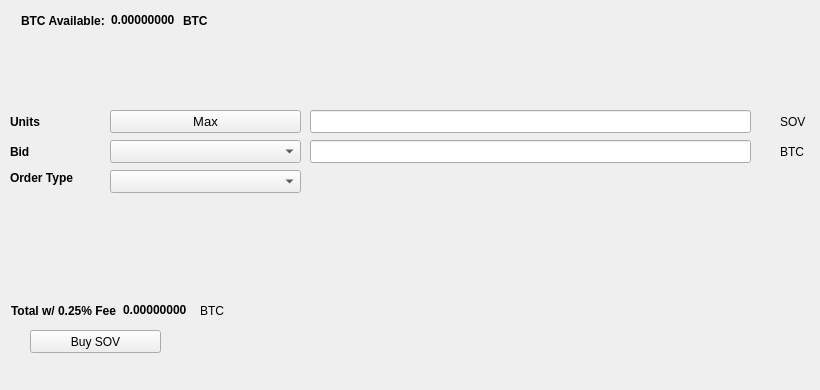
   <widget class="QWidget" name="BuyTab">
    <attribute name="title">
     <string>Buy</string>
    </attribute>
    <widget class="QPushButton" name="BuySOV">
     <property name="geometry">
      <rect>
       <x>30</x>
       <y>330</y>
       <width>131</width>
       <height>23</height>
      </rect>
     </property>
     <property name="text">
      <string>Buy SOV</string>
     </property>
     <property name="icon">
      <iconset resource="../zsov.qrc">
       <normaloff>:/icons/bitcoin</normaloff>:/icons/bitcoin</iconset>
     </property>
    </widget>
    <widget class="QLabel" name="label_3">
     <property name="geometry">
      <rect>
       <x>10</x>
       <y>110</y>
       <width>46</width>
       <height>23</height>
      </rect>
     </property>
     <property name="font">
      <font>
       <weight>75</weight>
       <bold>true</bold>
      </font>
     </property>
     <property name="text">
      <string>Units</string>
     </property>
    </widget>
    <widget class="QLineEdit" name="UnitsInput">
     <property name="geometry">
      <rect>
       <x>310</x>
       <y>110</y>
       <width>441</width>
       <height>23</height>
      </rect>
     </property>
     <property name="font">
      <font>
       <pointsize>9</pointsize>
       <weight>75</weight>
       <bold>true</bold>
      </font>
     </property>
    </widget>
    <widget class="QLineEdit" name="BuyBidPriceEdit">
     <property name="geometry">
      <rect>
       <x>310</x>
       <y>140</y>
       <width>441</width>
       <height>23</height>
      </rect>
     </property>
     <property name="font">
      <font>
       <pointsize>9</pointsize>
       <weight>75</weight>
       <bold>true</bold>
      </font>
     </property>
    </widget>
    <widget class="QLabel" name="label_4">
     <property name="geometry">
      <rect>
       <x>780</x>
       <y>110</y>
       <width>31</width>
       <height>23</height>
      </rect>
     </property>
     <property name="text">
      <string>SOV</string>
     </property>
    </widget>
    <widget class="QLabel" name="label_5">
     <property name="geometry">
      <rect>
       <x>780</x>
       <y>140</y>
       <width>31</width>
       <height>23</height>
      </rect>
     </property>
     <property name="text">
      <string>BTC</string>
     </property>
    </widget>
    <widget class="QLabel" name="label_6">
     <property name="geometry">
      <rect>
       <x>10</x>
       <y>140</y>
       <width>46</width>
       <height>23</height>
      </rect>
     </property>
     <property name="font">
      <font>
       <weight>75</weight>
       <bold>true</bold>
      </font>
     </property>
     <property name="text">
      <string>Bid</string>
     </property>
    </widget>
    <widget class="QLabel" name="label_7">
     <property name="geometry">
      <rect>
       <x>10</x>
       <y>170</y>
       <width>91</width>
       <height>16</height>
      </rect>
     </property>
     <property name="font">
      <font>
       <weight>75</weight>
       <bold>true</bold>
      </font>
     </property>
     <property name="text">
      <string>Order Type</string>
     </property>
    </widget>
    <widget class="QPushButton" name="Buy_Max_Amount">
     <property name="geometry">
      <rect>
       <x>110</x>
       <y>110</y>
       <width>191</width>
       <height>23</height>
      </rect>
     </property>
     <property name="font">
      <font>
       <pointsize>10</pointsize>
      </font>
     </property>
     <property name="text">
      <string>Max</string>
     </property>
    </widget>
    <widget class="QComboBox" name="BuyBidcomboBox">
     <property name="geometry">
      <rect>
       <x>110</x>
       <y>140</y>
       <width>191</width>
       <height>23</height>
      </rect>
     </property>
     <property name="font">
      <font>
       <pointsize>10</pointsize>
      </font>
     </property>
    </widget>
    <widget class="QComboBox" name="buyOrdertypeCombo">
     <property name="geometry">
      <rect>
       <x>110</x>
       <y>170</y>
       <width>191</width>
       <height>23</height>
      </rect>
     </property>
     <property name="font">
      <font>
       <pointsize>10</pointsize>
      </font>
     </property>
    </widget>
    <widget class="QWidget" name="layoutWidget1">
     <property name="geometry">
      <rect>
       <x>21</x>
       <y>11</y>
       <width>227</width>
       <height>19</height>
      </rect>
     </property>
     <layout class="QHBoxLayout" name="horizontalLayout_3">
      <item>
       <widget class="QLabel" name="label232">
        <property name="font">
         <font>
          <weight>75</weight>
          <bold>true</bold>
         </font>
        </property>
        <property name="text">
         <string>BTC Available:</string>
        </property>
       </widget>
      </item>
      <item>
       <widget class="QLabel" name="BtcAvailableLbl">
        <property name="palette">
         <palette>
          <active>
           <colorrole role="WindowText">
            <brush brushstyle="SolidPattern">
             <color alpha="255">
              <red>0</red>
              <green>0</green>
              <blue>0</blue>
             </color>
            </brush>
           </colorrole>
           <colorrole role="Button">
            <brush brushstyle="SolidPattern">
             <color alpha="255">
              <red>0</red>
              <green>170</green>
              <blue>0</blue>
             </color>
            </brush>
           </colorrole>
           <colorrole role="Light">
            <brush brushstyle="SolidPattern">
             <color alpha="255">
              <red>0</red>
              <green>255</green>
              <blue>0</blue>
             </color>
            </brush>
           </colorrole>
           <colorrole role="Midlight">
            <brush brushstyle="SolidPattern">
             <color alpha="255">
              <red>0</red>
              <green>212</green>
              <blue>0</blue>
             </color>
            </brush>
           </colorrole>
           <colorrole role="Dark">
            <brush brushstyle="SolidPattern">
             <color alpha="255">
              <red>0</red>
              <green>85</green>
              <blue>0</blue>
             </color>
            </brush>
           </colorrole>
           <colorrole role="Mid">
            <brush brushstyle="SolidPattern">
             <color alpha="255">
              <red>0</red>
              <green>113</green>
              <blue>0</blue>
             </color>
            </brush>
           </colorrole>
           <colorrole role="Text">
            <brush brushstyle="SolidPattern">
             <color alpha="255">
              <red>0</red>
              <green>170</green>
              <blue>0</blue>
             </color>
            </brush>
           </colorrole>
           <colorrole role="BrightText">
            <brush brushstyle="SolidPattern">
             <color alpha="255">
              <red>255</red>
              <green>255</green>
              <blue>255</blue>
             </color>
            </brush>
           </colorrole>
           <colorrole role="ButtonText">
            <brush brushstyle="SolidPattern">
             <color alpha="255">
              <red>0</red>
              <green>0</green>
              <blue>0</blue>
             </color>
            </brush>
           </colorrole>
           <colorrole role="Base">
            <brush brushstyle="SolidPattern">
             <color alpha="255">
              <red>255</red>
              <green>255</green>
              <blue>255</blue>
             </color>
            </brush>
           </colorrole>
           <colorrole role="Window">
            <brush brushstyle="SolidPattern">
             <color alpha="255">
              <red>0</red>
              <green>170</green>
              <blue>0</blue>
             </color>
            </brush>
           </colorrole>
           <colorrole role="Shadow">
            <brush brushstyle="SolidPattern">
             <color alpha="255">
              <red>0</red>
              <green>0</green>
              <blue>0</blue>
             </color>
            </brush>
           </colorrole>
           <colorrole role="AlternateBase">
            <brush brushstyle="SolidPattern">
             <color alpha="255">
              <red>127</red>
              <green>212</green>
              <blue>127</blue>
             </color>
            </brush>
           </colorrole>
           <colorrole role="ToolTipBase">
            <brush brushstyle="SolidPattern">
             <color alpha="255">
              <red>255</red>
              <green>255</green>
              <blue>220</blue>
             </color>
            </brush>
           </colorrole>
           <colorrole role="ToolTipText">
            <brush brushstyle="SolidPattern">
             <color alpha="255">
              <red>0</red>
              <green>0</green>
              <blue>0</blue>
             </color>
            </brush>
           </colorrole>
          </active>
          <inactive>
           <colorrole role="WindowText">
            <brush brushstyle="SolidPattern">
             <color alpha="255">
              <red>0</red>
              <green>0</green>
              <blue>0</blue>
             </color>
            </brush>
           </colorrole>
           <colorrole role="Button">
            <brush brushstyle="SolidPattern">
             <color alpha="255">
              <red>0</red>
              <green>170</green>
              <blue>0</blue>
             </color>
            </brush>
           </colorrole>
           <colorrole role="Light">
            <brush brushstyle="SolidPattern">
             <color alpha="255">
              <red>0</red>
              <green>255</green>
              <blue>0</blue>
             </color>
            </brush>
           </colorrole>
           <colorrole role="Midlight">
            <brush brushstyle="SolidPattern">
             <color alpha="255">
              <red>0</red>
              <green>212</green>
              <blue>0</blue>
             </color>
            </brush>
           </colorrole>
           <colorrole role="Dark">
            <brush brushstyle="SolidPattern">
             <color alpha="255">
              <red>0</red>
              <green>85</green>
              <blue>0</blue>
             </color>
            </brush>
           </colorrole>
           <colorrole role="Mid">
            <brush brushstyle="SolidPattern">
             <color alpha="255">
              <red>0</red>
              <green>113</green>
              <blue>0</blue>
             </color>
            </brush>
           </colorrole>
           <colorrole role="Text">
            <brush brushstyle="SolidPattern">
             <color alpha="255">
              <red>0</red>
              <green>170</green>
              <blue>0</blue>
             </color>
            </brush>
           </colorrole>
           <colorrole role="BrightText">
            <brush brushstyle="SolidPattern">
             <color alpha="255">
              <red>255</red>
              <green>255</green>
              <blue>255</blue>
             </color>
            </brush>
           </colorrole>
           <colorrole role="ButtonText">
            <brush brushstyle="SolidPattern">
             <color alpha="255">
              <red>0</red>
              <green>0</green>
              <blue>0</blue>
             </color>
            </brush>
           </colorrole>
           <colorrole role="Base">
            <brush brushstyle="SolidPattern">
             <color alpha="255">
              <red>255</red>
              <green>255</green>
              <blue>255</blue>
             </color>
            </brush>
           </colorrole>
           <colorrole role="Window">
            <brush brushstyle="SolidPattern">
             <color alpha="255">
              <red>0</red>
              <green>170</green>
              <blue>0</blue>
             </color>
            </brush>
           </colorrole>
           <colorrole role="Shadow">
            <brush brushstyle="SolidPattern">
             <color alpha="255">
              <red>0</red>
              <green>0</green>
              <blue>0</blue>
             </color>
            </brush>
           </colorrole>
           <colorrole role="AlternateBase">
            <brush brushstyle="SolidPattern">
             <color alpha="255">
              <red>127</red>
              <green>212</green>
              <blue>127</blue>
             </color>
            </brush>
           </colorrole>
           <colorrole role="ToolTipBase">
            <brush brushstyle="SolidPattern">
             <color alpha="255">
              <red>255</red>
              <green>255</green>
              <blue>220</blue>
             </color>
            </brush>
           </colorrole>
           <colorrole role="ToolTipText">
            <brush brushstyle="SolidPattern">
             <color alpha="255">
              <red>0</red>
              <green>0</green>
              <blue>0</blue>
             </color>
            </brush>
           </colorrole>
          </inactive>
          <disabled>
           <colorrole role="WindowText">
            <brush brushstyle="SolidPattern">
             <color alpha="255">
              <red>0</red>
              <green>85</green>
              <blue>0</blue>
             </color>
            </brush>
           </colorrole>
           <colorrole role="Button">
            <brush brushstyle="SolidPattern">
             <color alpha="255">
              <red>0</red>
              <green>170</green>
              <blue>0</blue>
             </color>
            </brush>
           </colorrole>
           <colorrole role="Light">
            <brush brushstyle="SolidPattern">
             <color alpha="255">
              <red>0</red>
              <green>255</green>
              <blue>0</blue>
             </color>
            </brush>
           </colorrole>
           <colorrole role="Midlight">
            <brush brushstyle="SolidPattern">
             <color alpha="255">
              <red>0</red>
              <green>212</green>
              <blue>0</blue>
             </color>
            </brush>
           </colorrole>
           <colorrole role="Dark">
            <brush brushstyle="SolidPattern">
             <color alpha="255">
              <red>0</red>
              <green>85</green>
              <blue>0</blue>
             </color>
            </brush>
           </colorrole>
           <colorrole role="Mid">
            <brush brushstyle="SolidPattern">
             <color alpha="255">
              <red>0</red>
              <green>113</green>
              <blue>0</blue>
             </color>
            </brush>
           </colorrole>
           <colorrole role="Text">
            <brush brushstyle="SolidPattern">
             <color alpha="255">
              <red>0</red>
              <green>85</green>
              <blue>0</blue>
             </color>
            </brush>
           </colorrole>
           <colorrole role="BrightText">
            <brush brushstyle="SolidPattern">
             <color alpha="255">
              <red>255</red>
              <green>255</green>
              <blue>255</blue>
             </color>
            </brush>
           </colorrole>
           <colorrole role="ButtonText">
            <brush brushstyle="SolidPattern">
             <color alpha="255">
              <red>0</red>
              <green>85</green>
              <blue>0</blue>
             </color>
            </brush>
           </colorrole>
           <colorrole role="Base">
            <brush brushstyle="SolidPattern">
             <color alpha="255">
              <red>0</red>
              <green>170</green>
              <blue>0</blue>
             </color>
            </brush>
           </colorrole>
           <colorrole role="Window">
            <brush brushstyle="SolidPattern">
             <color alpha="255">
              <red>0</red>
              <green>170</green>
              <blue>0</blue>
             </color>
            </brush>
           </colorrole>
           <colorrole role="Shadow">
            <brush brushstyle="SolidPattern">
             <color alpha="255">
              <red>0</red>
              <green>0</green>
              <blue>0</blue>
             </color>
            </brush>
           </colorrole>
           <colorrole role="AlternateBase">
            <brush brushstyle="SolidPattern">
             <color alpha="255">
              <red>0</red>
              <green>170</green>
              <blue>0</blue>
             </color>
            </brush>
           </colorrole>
           <colorrole role="ToolTipBase">
            <brush brushstyle="SolidPattern">
             <color alpha="255">
              <red>255</red>
              <green>255</green>
              <blue>220</blue>
             </color>
            </brush>
           </colorrole>
           <colorrole role="ToolTipText">
            <brush brushstyle="SolidPattern">
             <color alpha="255">
              <red>0</red>
              <green>0</green>
              <blue>0</blue>
             </color>
            </brush>
           </colorrole>
          </disabled>
         </palette>
        </property>
        <property name="font">
         <font>
          <weight>75</weight>
          <bold>true</bold>
         </font>
        </property>
        <property name="text">
         <string>0.00000000</string>
        </property>
        <property name="textInteractionFlags">
         <set>Qt::LinksAccessibleByMouse|Qt::TextSelectableByKeyboard|Qt::TextSelectableByMouse</set>
        </property>
       </widget>
      </item>
      <item>
       <widget class="QLabel" name="BtcAvailableLbl_2">
        <property name="font">
         <font>
          <weight>75</weight>
          <bold>true</bold>
         </font>
        </property>
        <property name="text">
         <string>BTC</string>
        </property>
       </widget>
      </item>
     </layout>
    </widget>
    <widget class="QWidget" name="layoutWidge2">
     <property name="geometry">
      <rect>
       <x>11</x>
       <y>301</y>
       <width>259</width>
       <height>19</height>
      </rect>
     </property>
     <layout class="QHBoxLayout" name="horizontalLayout_4">
      <item>
       <widget class="QLabel" name="label_9">
        <property name="font">
         <font>
          <weight>75</weight>
          <bold>true</bold>
         </font>
        </property>
        <property name="text">
         <string>Total w/ 0.25% Fee</string>
        </property>
       </widget>
      </item>
      <item>
       <widget class="QLabel" name="BuyCostLabel">
        <property name="palette">
         <palette>
          <active>
           <colorrole role="WindowText">
            <brush brushstyle="SolidPattern">
             <color alpha="255">
              <red>0</red>
              <green>0</green>
              <blue>0</blue>
             </color>
            </brush>
           </colorrole>
           <colorrole role="Button">
            <brush brushstyle="SolidPattern">
             <color alpha="255">
              <red>0</red>
              <green>170</green>
              <blue>0</blue>
             </color>
            </brush>
           </colorrole>
           <colorrole role="Light">
            <brush brushstyle="SolidPattern">
             <color alpha="255">
              <red>0</red>
              <green>255</green>
              <blue>0</blue>
             </color>
            </brush>
           </colorrole>
           <colorrole role="Midlight">
            <brush brushstyle="SolidPattern">
             <color alpha="255">
              <red>0</red>
              <green>212</green>
              <blue>0</blue>
             </color>
            </brush>
           </colorrole>
           <colorrole role="Dark">
            <brush brushstyle="SolidPattern">
             <color alpha="255">
              <red>0</red>
              <green>85</green>
              <blue>0</blue>
             </color>
            </brush>
           </colorrole>
           <colorrole role="Mid">
            <brush brushstyle="SolidPattern">
             <color alpha="255">
              <red>0</red>
              <green>113</green>
              <blue>0</blue>
             </color>
            </brush>
           </colorrole>
           <colorrole role="Text">
            <brush brushstyle="SolidPattern">
             <color alpha="255">
              <red>0</red>
              <green>170</green>
              <blue>0</blue>
             </color>
            </brush>
           </colorrole>
           <colorrole role="BrightText">
            <brush brushstyle="SolidPattern">
             <color alpha="255">
              <red>255</red>
              <green>255</green>
              <blue>255</blue>
             </color>
            </brush>
           </colorrole>
           <colorrole role="ButtonText">
            <brush brushstyle="SolidPattern">
             <color alpha="255">
              <red>0</red>
              <green>0</green>
              <blue>0</blue>
             </color>
            </brush>
           </colorrole>
           <colorrole role="Base">
            <brush brushstyle="SolidPattern">
             <color alpha="255">
              <red>255</red>
              <green>255</green>
              <blue>255</blue>
             </color>
            </brush>
           </colorrole>
           <colorrole role="Window">
            <brush brushstyle="SolidPattern">
             <color alpha="255">
              <red>0</red>
              <green>170</green>
              <blue>0</blue>
             </color>
            </brush>
           </colorrole>
           <colorrole role="Shadow">
            <brush brushstyle="SolidPattern">
             <color alpha="255">
              <red>0</red>
              <green>0</green>
              <blue>0</blue>
             </color>
            </brush>
           </colorrole>
           <colorrole role="AlternateBase">
            <brush brushstyle="SolidPattern">
             <color alpha="255">
              <red>127</red>
              <green>212</green>
              <blue>127</blue>
             </color>
            </brush>
           </colorrole>
           <colorrole role="ToolTipBase">
            <brush brushstyle="SolidPattern">
             <color alpha="255">
              <red>255</red>
              <green>255</green>
              <blue>220</blue>
             </color>
            </brush>
           </colorrole>
           <colorrole role="ToolTipText">
            <brush brushstyle="SolidPattern">
             <color alpha="255">
              <red>0</red>
              <green>0</green>
              <blue>0</blue>
             </color>
            </brush>
           </colorrole>
          </active>
          <inactive>
           <colorrole role="WindowText">
            <brush brushstyle="SolidPattern">
             <color alpha="255">
              <red>0</red>
              <green>0</green>
              <blue>0</blue>
             </color>
            </brush>
           </colorrole>
           <colorrole role="Button">
            <brush brushstyle="SolidPattern">
             <color alpha="255">
              <red>0</red>
              <green>170</green>
              <blue>0</blue>
             </color>
            </brush>
           </colorrole>
           <colorrole role="Light">
            <brush brushstyle="SolidPattern">
             <color alpha="255">
              <red>0</red>
              <green>255</green>
              <blue>0</blue>
             </color>
            </brush>
           </colorrole>
           <colorrole role="Midlight">
            <brush brushstyle="SolidPattern">
             <color alpha="255">
              <red>0</red>
              <green>212</green>
              <blue>0</blue>
             </color>
            </brush>
           </colorrole>
           <colorrole role="Dark">
            <brush brushstyle="SolidPattern">
             <color alpha="255">
              <red>0</red>
              <green>85</green>
              <blue>0</blue>
             </color>
            </brush>
           </colorrole>
           <colorrole role="Mid">
            <brush brushstyle="SolidPattern">
             <color alpha="255">
              <red>0</red>
              <green>113</green>
              <blue>0</blue>
             </color>
            </brush>
           </colorrole>
           <colorrole role="Text">
            <brush brushstyle="SolidPattern">
             <color alpha="255">
              <red>0</red>
              <green>170</green>
              <blue>0</blue>
             </color>
            </brush>
           </colorrole>
           <colorrole role="BrightText">
            <brush brushstyle="SolidPattern">
             <color alpha="255">
              <red>255</red>
              <green>255</green>
              <blue>255</blue>
             </color>
            </brush>
           </colorrole>
           <colorrole role="ButtonText">
            <brush brushstyle="SolidPattern">
             <color alpha="255">
              <red>0</red>
              <green>0</green>
              <blue>0</blue>
             </color>
            </brush>
           </colorrole>
           <colorrole role="Base">
            <brush brushstyle="SolidPattern">
             <color alpha="255">
              <red>255</red>
              <green>255</green>
              <blue>255</blue>
             </color>
            </brush>
           </colorrole>
           <colorrole role="Window">
            <brush brushstyle="SolidPattern">
             <color alpha="255">
              <red>0</red>
              <green>170</green>
              <blue>0</blue>
             </color>
            </brush>
           </colorrole>
           <colorrole role="Shadow">
            <brush brushstyle="SolidPattern">
             <color alpha="255">
              <red>0</red>
              <green>0</green>
              <blue>0</blue>
             </color>
            </brush>
           </colorrole>
           <colorrole role="AlternateBase">
            <brush brushstyle="SolidPattern">
             <color alpha="255">
              <red>127</red>
              <green>212</green>
              <blue>127</blue>
             </color>
            </brush>
           </colorrole>
           <colorrole role="ToolTipBase">
            <brush brushstyle="SolidPattern">
             <color alpha="255">
              <red>255</red>
              <green>255</green>
              <blue>220</blue>
             </color>
            </brush>
           </colorrole>
           <colorrole role="ToolTipText">
            <brush brushstyle="SolidPattern">
             <color alpha="255">
              <red>0</red>
              <green>0</green>
              <blue>0</blue>
             </color>
            </brush>
           </colorrole>
          </inactive>
          <disabled>
           <colorrole role="WindowText">
            <brush brushstyle="SolidPattern">
             <color alpha="255">
              <red>0</red>
              <green>85</green>
              <blue>0</blue>
             </color>
            </brush>
           </colorrole>
           <colorrole role="Button">
            <brush brushstyle="SolidPattern">
             <color alpha="255">
              <red>0</red>
              <green>170</green>
              <blue>0</blue>
             </color>
            </brush>
           </colorrole>
           <colorrole role="Light">
            <brush brushstyle="SolidPattern">
             <color alpha="255">
              <red>0</red>
              <green>255</green>
              <blue>0</blue>
             </color>
            </brush>
           </colorrole>
           <colorrole role="Midlight">
            <brush brushstyle="SolidPattern">
             <color alpha="255">
              <red>0</red>
              <green>212</green>
              <blue>0</blue>
             </color>
            </brush>
           </colorrole>
           <colorrole role="Dark">
            <brush brushstyle="SolidPattern">
             <color alpha="255">
              <red>0</red>
              <green>85</green>
              <blue>0</blue>
             </color>
            </brush>
           </colorrole>
           <colorrole role="Mid">
            <brush brushstyle="SolidPattern">
             <color alpha="255">
              <red>0</red>
              <green>113</green>
              <blue>0</blue>
             </color>
            </brush>
           </colorrole>
           <colorrole role="Text">
            <brush brushstyle="SolidPattern">
             <color alpha="255">
              <red>0</red>
              <green>85</green>
              <blue>0</blue>
             </color>
            </brush>
           </colorrole>
           <colorrole role="BrightText">
            <brush brushstyle="SolidPattern">
             <color alpha="255">
              <red>255</red>
              <green>255</green>
              <blue>255</blue>
             </color>
            </brush>
           </colorrole>
           <colorrole role="ButtonText">
            <brush brushstyle="SolidPattern">
             <color alpha="255">
              <red>0</red>
              <green>85</green>
              <blue>0</blue>
             </color>
            </brush>
           </colorrole>
           <colorrole role="Base">
            <brush brushstyle="SolidPattern">
             <color alpha="255">
              <red>0</red>
              <green>170</green>
              <blue>0</blue>
             </color>
            </brush>
           </colorrole>
           <colorrole role="Window">
            <brush brushstyle="SolidPattern">
             <color alpha="255">
              <red>0</red>
              <green>170</green>
              <blue>0</blue>
             </color>
            </brush>
           </colorrole>
           <colorrole role="Shadow">
            <brush brushstyle="SolidPattern">
             <color alpha="255">
              <red>0</red>
              <green>0</green>
              <blue>0</blue>
             </color>
            </brush>
           </colorrole>
           <colorrole role="AlternateBase">
            <brush brushstyle="SolidPattern">
             <color alpha="255">
              <red>0</red>
              <green>170</green>
              <blue>0</blue>
             </color>
            </brush>
           </colorrole>
           <colorrole role="ToolTipBase">
            <brush brushstyle="SolidPattern">
             <color alpha="255">
              <red>255</red>
              <green>255</green>
              <blue>220</blue>
             </color>
            </brush>
           </colorrole>
           <colorrole role="ToolTipText">
            <brush brushstyle="SolidPattern">
             <color alpha="255">
              <red>0</red>
              <green>0</green>
              <blue>0</blue>
             </color>
            </brush>
           </colorrole>
          </disabled>
         </palette>
        </property>
        <property name="font">
         <font>
          <weight>75</weight>
          <bold>true</bold>
         </font>
        </property>
        <property name="autoFillBackground">
         <bool>false</bool>
        </property>
        <property name="text">
         <string>0.00000000</string>
        </property>
        <property name="textInteractionFlags">
         <set>Qt::LinksAccessibleByMouse|Qt::TextSelectableByMouse</set>
        </property>
       </widget>
      </item>
      <item>
       <widget class="QLabel" name="label_10">
        <property name="font">
         <font>
          <weight>50</weight>
          <bold>false</bold>
         </font>
        </property>
        <property name="text">
         <string>BTC</string>
        </property>
       </widget>
      </item>
     </layout>
    </widget>
    <widget class="QLabel" name="label_24">
     <property name="geometry">
      <rect>
       <x>460</x>
       <y>300</y>
       <width>281</width>
       <height>81</height>
      </rect>
     </property>
     <property name="text">
      <string/>
     </property>
     <property name="pixmap">
      <pixmap>:/images/bittrex</pixmap>
     </property>
    </widget>
   </widget>
